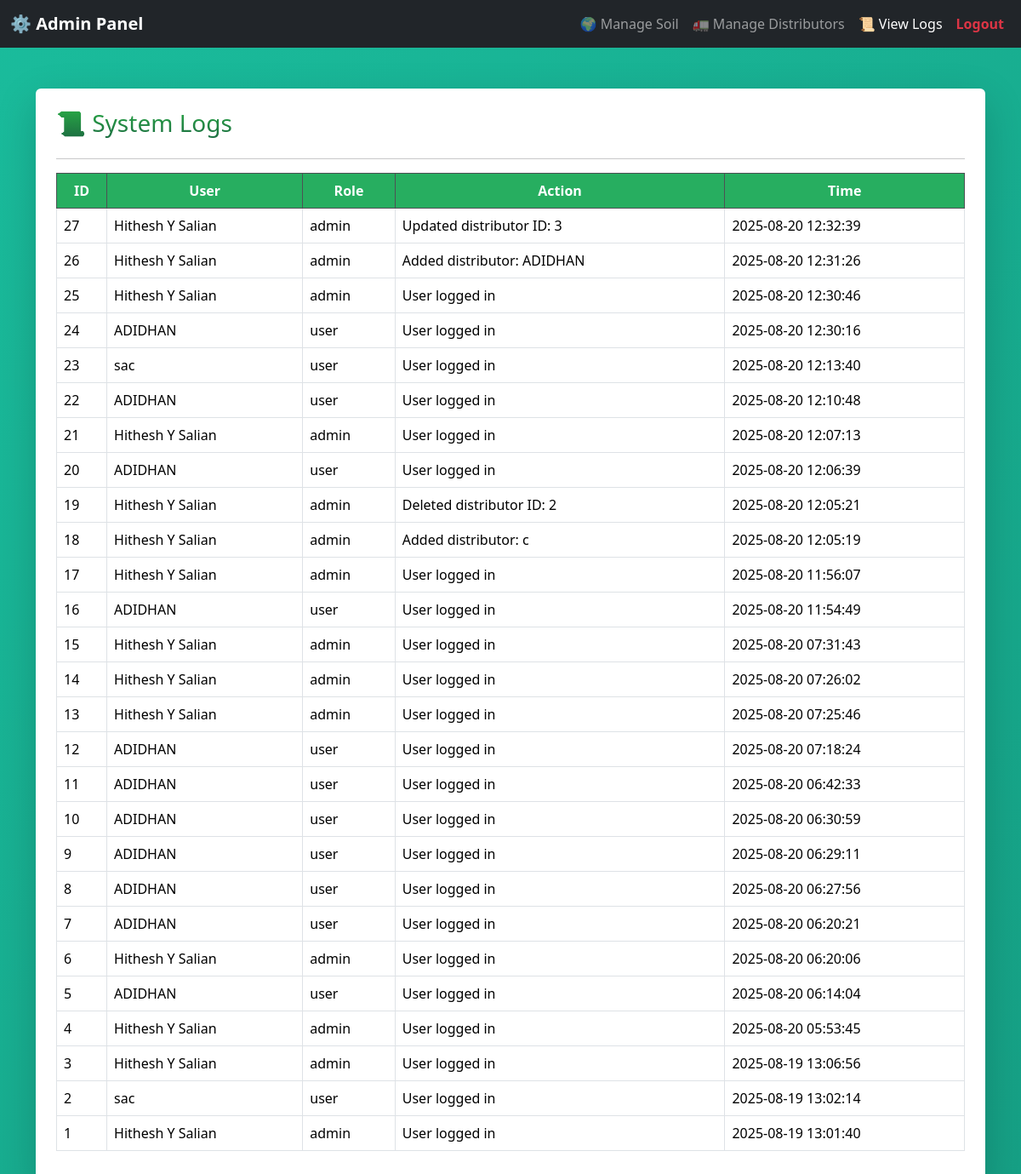
Page /logs.php (signed in) on the committed database.
### tables this page shows
CREATE TABLE `logs` (
  `id` int(11) NOT NULL,
  `user_id` int(11) NOT NULL,
  `action` varchar(255) NOT NULL,
  `timestamp` timestamp NOT NULL DEFAULT current_timestamp()
);

CREATE TABLE `users` (
  `id` int(11) NOT NULL,
  `name` varchar(100) NOT NULL,
  `email` varchar(100) NOT NULL,
  `password` varchar(255) NOT NULL,
  `role` enum('admin','user') DEFAULT 'user',
  `created_at` timestamp NOT NULL DEFAULT current_timestamp()
);

### logs.php (the view, shortened to what this page needs)
<?php
include("../config/db.php");
$result = $conn->query("SELECT logs.*, users.name, users.role
                        FROM logs
                        JOIN users ON logs.user_id = users.id
                        ORDER BY logs.timestamp DESC");
?>
<!DOCTYPE html>
<html lang="en">
<head>
    <link href="https://cdn.jsdelivr.net/npm/bootstrap@5.3.3/dist/css/bootstrap.min.css" rel="stylesheet">
    <link rel="stylesheet" href="../ss1.css">
</head>
<body class="dashboard-body">
    <nav class="navbar navbar-expand-lg navbar-dark bg-dark">
        <div class="container-fluid">
            <a class="navbar-brand fw-bold" href="admin.php">⚙️ Admin Panel</a>
            <div class="collapse navbar-collapse">
                <ul class="navbar-nav ms-auto">
                    <li class="nav-item"><a class="nav-link" href="soil.php">🌍 Manage Soil</a></li>
                    <li class="nav-item"><a class="nav-link" href="distributor.php">🚛 Manage Distributors</a></li>
                    <li class="nav-item"><a class="nav-link active" href="logs.php">📜 View Logs</a></li>
                    <li class="nav-item"><a class="nav-link text-danger fw-bold" href="../auth/logout.php">Logout</a></li>
                </ul>
            </div>
        </div>
    </nav>
    <div class="container mt-5">
        <div class="card shadow-lg p-4">
            <h2 class="text-dark">📜 System Logs</h2>
            <hr>
            <table class="table table-bordered table-hover">
                <thead class="table-dark">
                    <tr>
                        <th>ID</th>
                        <th>User</th>
                        <th>Role</th>
                        <th>Action</th>
                        <th>Time</th>
                    </tr>
                </thead>
                <tbody>
                    <?php while ($row = $result->fetch_assoc()): ?>
                    <tr>
                        <td><?= $row['id'] ?></td>
                        <td><?= $row['name'] ?></td>
                        <td><?= $row['role'] ?></td>
                        <td><?= $row['action'] ?></td>
                        <td><?= $row['timestamp'] ?></td>
                    </tr>
                    <?php endwhile; ?>
                </tbody>
            </table>
        </div>
    </div>
</body>
</html>

### ss1.css (style rules this page uses)
body { background: linear-gradient(135deg, #95e7e3, #f2b0c5); font-family: 'Segoe UI', Tahoma, Geneva, Verdana, sans-serif; }
.card { background: #fff; border: none; }
a { text-decoration: none; }
.dashboard-body { background: linear-gradient(135deg, #e3f9e5, #fdfdfd); min-height: 100vh; font-family: 'Segoe UI', Tahoma, Geneva, Verdana, sans-serif; }
h2 { font-size: 28px; background: -webkit-linear-gradient(#28a745, #1d6f42); -webkit-background-clip: text; -webkit-text-fill-color: transparent; }
.dashboard-body { background: linear-gradient(135deg, #1abc9c, #16a085); min-height: 100vh; font-family: 'Segoe UI', Tahoma, Geneva, Verdana, sans-serif; }
.table th { text-align: center; background: #27ae60; color: #fff; }
.table td { vertical-align: middle; }

### rows in the picture
logs: id "27", user.name "Hithesh Y Salian", user.role "admin", action "Updated distributor ID: 3", timestamp "2025-08-20 12:32:39"
logs: id "26", user.name "Hithesh Y Salian", user.role "admin", action "Added distributor: ADIDHAN", timestamp "2025-08-20 12:31:26"
logs: id "25", user.name "Hithesh Y Salian", user.role "admin", action "User logged in", timestamp "2025-08-20 12:30:46"
logs: id "24", user.name "ADIDHAN", user.role "user", action "User logged in", timestamp "2025-08-20 12:30:16"
logs: id "23", user.name "sac", user.role "user", action "User logged in", timestamp "2025-08-20 12:13:40"
logs: id "22", user.name "ADIDHAN", user.role "user", action "User logged in", timestamp "2025-08-20 12:10:48"
logs: id "21", user.name "Hithesh Y Salian", user.role "admin", action "User logged in", timestamp "2025-08-20 12:07:13"
logs: id "20", user.name "ADIDHAN", user.role "user", action "User logged in", timestamp "2025-08-20 12:06:39"
logs: id "19", user.name "Hithesh Y Salian", user.role "admin", action "Deleted distributor ID: 2", timestamp "2025-08-20 12:05:21"
logs: id "18", user.name "Hithesh Y Salian", user.role "admin", action "Added distributor: c", timestamp "2025-08-20 12:05:19"
logs: id "17", user.name "Hithesh Y Salian", user.role "admin", action "User logged in", timestamp "2025-08-20 11:56:07"
logs: id "16", user.name "ADIDHAN", user.role "user", action "User logged in", timestamp "2025-08-20 11:54:49"
logs: id "15", user.name "Hithesh Y Salian", user.role "admin", action "User logged in", timestamp "2025-08-20 07:31:43"
logs: id "14", user.name "Hithesh Y Salian", user.role "admin", action "User logged in", timestamp "2025-08-20 07:26:02"
logs: id "13", user.name "Hithesh Y Salian", user.role "admin", action "User logged in", timestamp "2025-08-20 07:25:46"
logs: id "12", user.name "ADIDHAN", user.role "user", action "User logged in", timestamp "2025-08-20 07:18:24"
logs: id "11", user.name "ADIDHAN", user.role "user", action "User logged in", timestamp "2025-08-20 06:42:33"
logs: id "10", user.name "ADIDHAN", user.role "user", action "User logged in", timestamp "2025-08-20 06:30:59"
logs: id "9", user.name "ADIDHAN", user.role "user", action "User logged in", timestamp "2025-08-20 06:29:11"
logs: id "8", user.name "ADIDHAN", user.role "user", action "User logged in", timestamp "2025-08-20 06:27:56"
logs: id "7", user.name "ADIDHAN", user.role "user", action "User logged in", timestamp "2025-08-20 06:20:21"
logs: id "6", user.name "Hithesh Y Salian", user.role "admin", action "User logged in", timestamp "2025-08-20 06:20:06"
logs: id "5", user.name "ADIDHAN", user.role "user", action "User logged in", timestamp "2025-08-20 06:14:04"
logs: id "4", user.name "Hithesh Y Salian", user.role "admin", action "User logged in", timestamp "2025-08-20 05:53:45"
logs: id "3", user.name "Hithesh Y Salian", user.role "admin", action "User logged in", timestamp "2025-08-19 13:06:56"
logs: id "2", user.name "sac", user.role "user", action "User logged in", timestamp "2025-08-19 13:02:14"
logs: id "1", user.name "Hithesh Y Salian", user.role "admin", action "User logged in", timestamp "2025-08-19 13:01:40"
